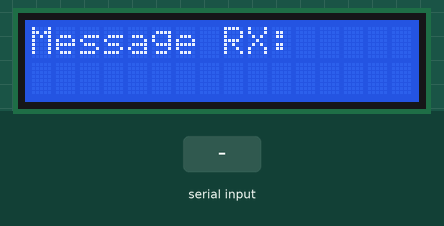
A sketch run on a simulated Arduino Uno, built with avr-gcc and run on an emulated ATmega328P. On the bench: 16×2 character LCD. The inputs (shaded band) are chosen by the test bench.

Above: at 3.2 s.
3.3 s: "1" received over Serial
At 4.1 s:
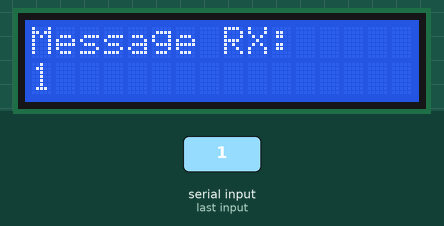
4.8 s: "0" received over Serial
At 5.3 s:
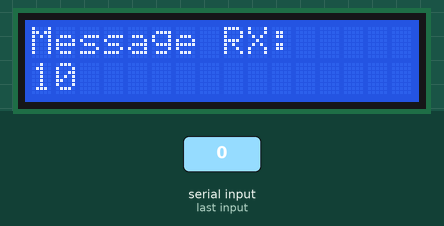
6.3 s: "2" received over Serial
At 7.6 s:
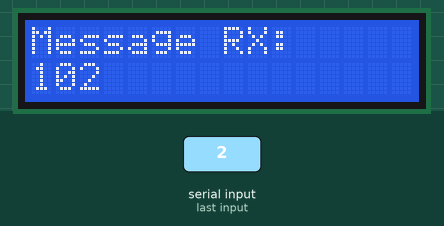
Timing chart, 0 to 9.3 s (numbered marks = the images above; inputs shaded):
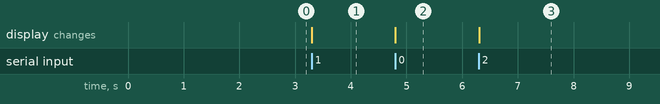

Measured:
- after the input at 3.3 s, the display: changes at once (image 1)
- after the input at 4.8 s, the display: changes at once (image 2)
- after the input at 6.3 s, the display: changes at once (image 3)

The sketch:

receiver.ino
```cpp
#include <LiquidCrystal.h>
LiquidCrystal lcd(8, 9, 10, 11, 12, 13);
String encryptedMessage;
String decryptedMessage = "";
char val;
const int a = 3; // multiplier (sama seperti yang digunakan dalam enkripsi)
const int b = 5; // shift (sama seperti yang digunakan dalam enkripsi)
const int m = 26; // jumlah huruf dalam alfabet

// Fungsi untuk menghitung invers modular dari a
int modInverse(int a, int m) {
  a = a % m;
  for (int x = 1; x < m; x++) {
    if ((a * x) % m == 1) {
      return x;
    }
  }
  return 1;
}

const int a_inv = modInverse(a, m);

// Fungsi untuk mendekripsi karakter menggunakan Affine Cipher
char decryptChar(char ch) {
  if (isUpperCase(ch)) {
    return (char)((a_inv * ((ch - 'A' - b + m)) % m) + 'A');
  } else if (isLowerCase(ch)) {
    return (char)((a_inv * ((ch - 'a' - b + m)) % m) + 'a');
  }
  return ch;
}

void setup() {
  Serial.begin(9600);

  lcd.begin(16, 2);
  lcd.clear();
  lcd.setCursor(0, 0);
  lcd.print("Message RX:");
  lcd.setCursor(0, 1);

  pinMode(0, INPUT);
  delay(2000);
}

void loop() {
  if (Serial.available() > 0) {
    val = Serial.read();
    encryptedMessage = String(encryptedMessage + val);

    // Dekripsi pesan
    decryptedMessage = "";
    for (byte i = 0; i < encryptedMessage.length(); i++) {
      decryptedMessage += decryptChar(encryptedMessage[i]);
    }

    lcd.setCursor(0, 1);
    lcd.print(decryptedMessage);
  }
}
```
